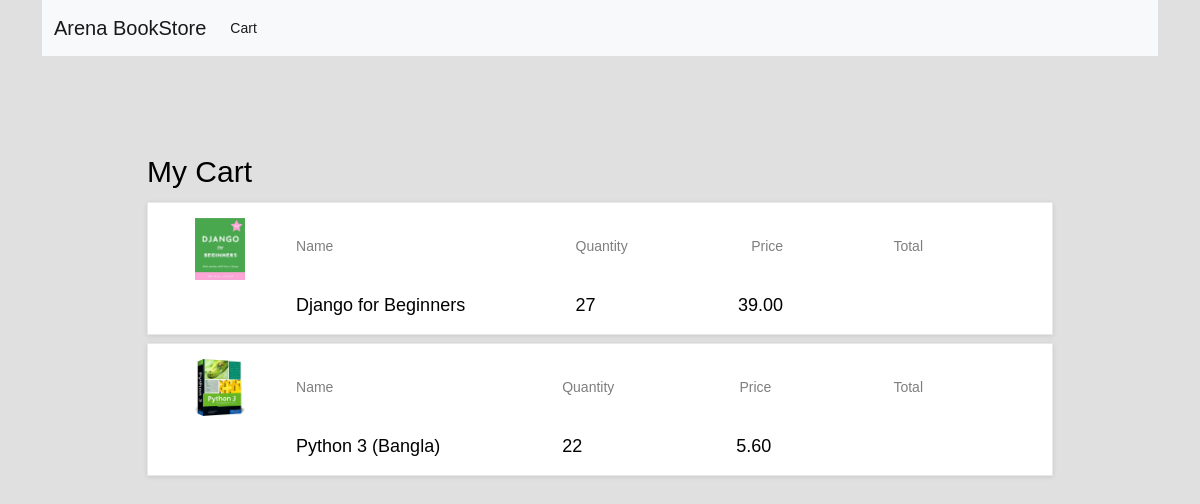
/cart/ (signed in), run on an earlier commit of the app's database.
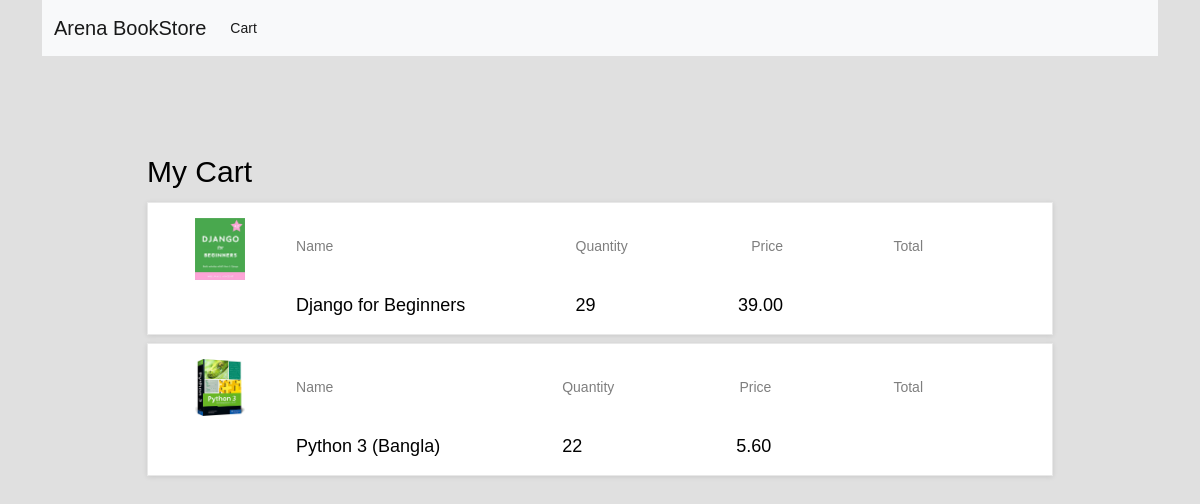
And on a later commit of the database.
### cart/models.py (models this page shows)
class CartItem(models.Model):
    cart = models.ForeignKey(Cart, on_delete=models.CASCADE)
    book = models.ForeignKey(Book, on_delete=models.CASCADE)
    quantity = models.PositiveIntegerField(default=1, null=True)

### book/models.py (models this page shows, shortened)
class Book(models.Model):
    title = models.CharField(max_length=200)
    author = models.CharField(max_length=200)
    description = models.TextField()
    price = models.DecimalField(max_digits=6, decimal_places=2)
    image = models.ImageField(upload_to='book', blank=False, null=False)
    status = models.CharField(max_length=50, choices=STATUS_TYPE)
    created = models.DateTimeField(auto_now_add=True)
    updated = models.DateTimeField(auto_now=True)
    slug = models.SlugField(unique=True)
    class Meta:
        ordering = ['-created']

### cart/views.py (the view)
# urls.py: path('', views.cart_view, name='cart_view'),
def cart_view(request):
    cart = CartItem.objects.filter(cart__user=request.user)
    return render(request, 'cart/cart_view.html', {'cart': cart})

### templates/cart/cart_view.html (shortened to what this page needs)
{% extends 'base.html' %}
{% block body %}
<div class="cart_section">
    <div class="container-fluid">
        <div class="row">
            <div class="col-lg-10 offset-lg-1">
                <div class="cart_container">
                    <div class="cart_title">My Cart<small> </small></div>
                    {% for cart in cart %}
                    <div class="cart_items">
                        <ul class="cart_list">
                            <li class="cart_item clearfix">
                                <div style="height: 80px; width: 50px" class="cart_item_image"><img src="{{ cart.book.image.url}}" alt=""></div>
                                <div class="cart_item_info d-flex flex-md-row flex-column justify-content-between">
                                    <div class="cart_item_name cart_info_col">
                                        <div class="cart_item_title">Name</div>
                                        <div class="cart_item_text">{{cart.book.title}}</div>
                                    </div>
                                    <div class="cart_item_quantity cart_info_col">
                                        <div class="cart_item_title">Quantity</div>
                                        <div class="cart_item_text">{{cart.quantity}}</div>
                                    </div>
                                    <div class="cart_item_price cart_info_col">
                                        <div class="cart_item_title">Price</div>
                                        <div class="cart_item_text">{{cart.book.price}}</div>
                                    </div>
                                    <div class="cart_item_total cart_info_col">
                                        <div class="cart_item_title">Total</div>
                                    </div>
                                </div>
                            </li>
                        </ul>
                    </div>
                    {% endfor %}
                </div>
            </div>
        </div>
    </div>
</div>
{% endblock %}

What changed in the data, as far as the page shows it:
changed CartItem "Django for Beginners": quantity "27" → "29"
